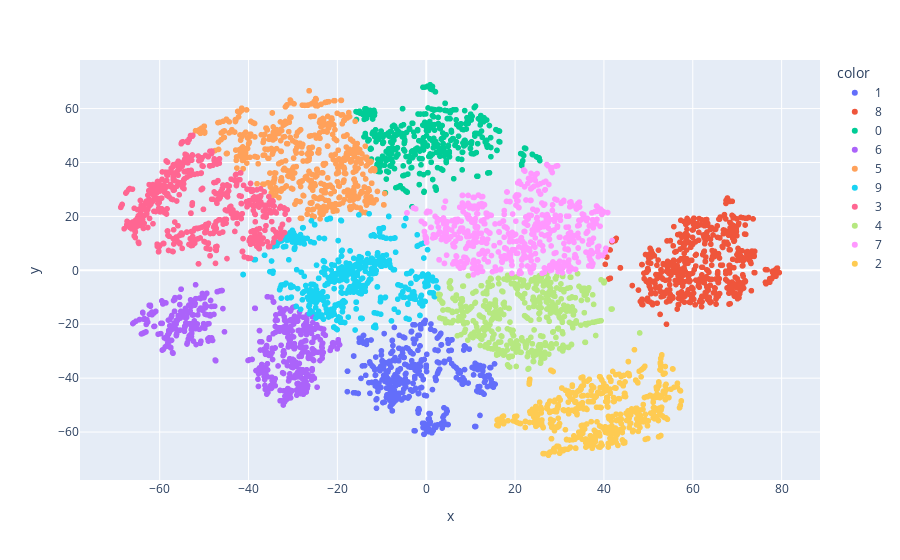

Notebook source saved alongside this figure:
### Code cell
cluster_result = clustering_kmeans(tsne_result, n_clusters=10)
show_result(tsne_result, cluster_result)

### Figure 1 — Plotly figure (JSON) as saved in the notebook; plotly's stock layout.template omitted (floating-point values rounded to 4 significant figures; data arrays with more than 128 entries replaced by an {"elided": "..."} marker saying what was removed)
{"data": [{"hovertemplate": "color=1<br>x=%{x}<br>y=%{y}<extra></extra>", "legendgroup": "1", "marker": {"color": "#636efa", "symbol": "circle"}, "mode": "markers", "name": "1", "showlegend": true, "type": "scattergl", "x": {"elided": "377 float values"}, "xaxis": "x", "y": {"elided": "377 float values"}, "yaxis": "y"}, {"hovertemplate": "color=8<br>x=%{x}<br>y=%{y}<extra></extra>", "legendgroup": "8", "marker": {"color": "#EF553B", "symbol": "circle"}, "mode": "markers", "name": "8", "showlegend": true, "type": "scattergl", "x": {"elided": "519 float values"}, "xaxis": "x", "y": {"elided": "519 float values"}, "yaxis": "y"}, {"hovertemplate": "color=0<br>x=%{x}<br>y=%{y}<extra></extra>", "legendgroup": "0", "marker": {"color": "#00cc96", "symbol": "circle"}, "mode": "markers", "name": "0", "showlegend": true, "type": "scattergl", "x": {"elided": "406 float values"}, "xaxis": "x", "y": {"elided": "406 float values"}, "yaxis": "y"}, {"hovertemplate": "color=6<br>x=%{x}<br>y=%{y}<extra></extra>", "legendgroup": "6", "marker": {"color": "#ab63fa", "symbol": "circle"}, "mode": "markers", "name": "6", "showlegend": true, "type": "scattergl", "x": {"elided": "539 float values"}, "xaxis": "x", "y": {"elided": "539 float values"}, "yaxis": "y"}, {"hovertemplate": "color=5<br>x=%{x}<br>y=%{y}<extra></extra>", "legendgroup": "5", "marker": {"color": "#FFA15A", "symbol": "circle"}, "mode": "markers", "name": "5", "showlegend": true, "type": "scattergl", "x": {"elided": "568 float values"}, "xaxis": "x", "y": {"elided": "568 float values"}, "yaxis": "y"}, {"hovertemplate": "color=9<br>x=%{x}<br>y=%{y}<extra></extra>", "legendgroup": "9", "marker": {"color": "#19d3f3", "symbol": "circle"}, "mode": "markers", "name": "9", "showlegend": true, "type": "scattergl", "x": {"elided": "495 float values"}, "xaxis": "x", "y": {"elided": "495 float values"}, "yaxis": "y"}, {"hovertemplate": "color=3<br>x=%{x}<br>y=%{y}<extra></extra>", "legendgroup": "3", "marker": {"color": "#FF6692", "symbol": "circle"}, "mode": "markers", "name": "3", "showlegend": true, "type": "scattergl", "x": {"elided": "527 float values"}, "xaxis": "x", "y": {"elided": "527 float values"}, "yaxis": "y"}, {"hovertemplate": "color=4<br>x=%{x}<br>y=%{y}<extra></extra>", "legendgroup": "4", "marker": {"color": "#B6E880", "symbol": "circle"}, "mode": "markers", "name": "4", "showlegend": true, "type": "scattergl", "x": {"elided": "490 float values"}, "xaxis": "x", "y": {"elided": "490 float values"}, "yaxis": "y"}, {"hovertemplate": "color=7<br>x=%{x}<br>y=%{y}<extra></extra>", "legendgroup": "7", "marker": {"color": "#FF97FF", "symbol": "circle"}, "mode": "markers", "name": "7", "showlegend": true, "type": "scattergl", "x": {"elided": "584 float values"}, "xaxis": "x", "y": {"elided": "584 float values"}, "yaxis": "y"}, {"hovertemplate": "color=2<br>x=%{x}<br>y=%{y}<extra></extra>", "legendgroup": "2", "marker": {"color": "#FECB52", "symbol": "circle"}, "mode": "markers", "name": "2", "showlegend": true, "type": "scattergl", "x": {"elided": "495 float values"}, "xaxis": "x", "y": {"elided": "495 float values"}, "yaxis": "y"}], "layout": {"legend": {"title": {"text": "color"}, "tracegroupgap": 0}, "margin": {"t": 60}, "xaxis": {"anchor": "y", "domain": [0, 1], "title": {"text": "x"}}, "yaxis": {"anchor": "x", "domain": [0, 1], "title": {"text": "y"}}}}
